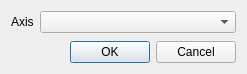
<?xml version="1.0" encoding="UTF-8"?>
<ui version="4.0">
 <class>ExtrudeInpDialog</class>
 <widget class="QDialog" name="ExtrudeInpDialog">
  <property name="geometry">
   <rect>
    <x>0</x>
    <y>0</y>
    <width>247</width>
    <height>74</height>
   </rect>
  </property>
  <property name="windowTitle">
   <string>Extrude By Axis</string>
  </property>
  <layout class="QVBoxLayout" name="verticalLayout">
   <item>
    <layout class="QFormLayout" name="formLayout">
     <item row="0" column="0">
      <widget class="QLabel" name="label">
       <property name="text">
        <string>Axis</string>
       </property>
      </widget>
     </item>
     <item row="0" column="1">
      <widget class="QComboBox" name="cmb_extrudeAxis"/>
     </item>
    </layout>
   </item>
   <item>
    <widget class="QDialogButtonBox" name="buttonBox">
     <property name="orientation">
      <enum>Qt::Orientation::Horizontal</enum>
     </property>
     <property name="standardButtons">
      <set>QDialogButtonBox::StandardButton::Cancel|QDialogButtonBox::StandardButton::Ok</set>
     </property>
    </widget>
   </item>
  </layout>
 </widget>
 <resources>
  <include location="../../res/resource.qrc"/>
 </resources>
 <connections>
  <connection>
   <sender>buttonBox</sender>
   <signal>accepted()</signal>
   <receiver>ExtrudeInpDialog</receiver>
   <slot>accept()</slot>
   <hints>
    <hint type="sourcelabel">
     <x>248</x>
     <y>254</y>
    </hint>
    <hint type="destinationlabel">
     <x>157</x>
     <y>274</y>
    </hint>
   </hints>
  </connection>
  <connection>
   <sender>buttonBox</sender>
   <signal>rejected()</signal>
   <receiver>ExtrudeInpDialog</receiver>
   <slot>reject()</slot>
   <hints>
    <hint type="sourcelabel">
     <x>316</x>
     <y>260</y>
    </hint>
    <hint type="destinationlabel">
     <x>286</x>
     <y>274</y>
    </hint>
   </hints>
  </connection>
 </connections>
</ui>
